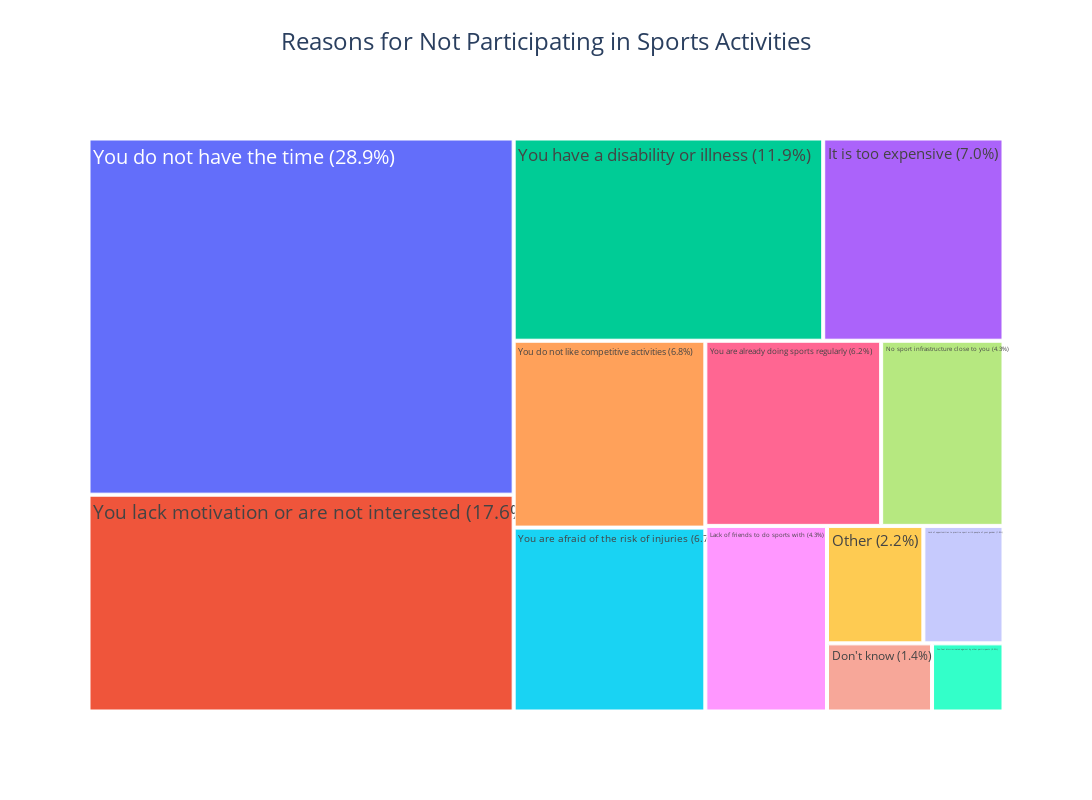

The notebook cell saved with this chart:
### Code cell
# Create a treemap using Plotly Express
# Calculate percentages
df.columns = ['Reason', 'Count']
df['Percentage'] = (df['Count'] / df['Count'].sum()) * 100

# Create a treemap with larger font size and percentages
fig = px.treemap(df, path=['Reason'], values='Count', title='Reasons for Not Participating in Sports Activities')

# Update the layout to increase font size and display percentages
fig.update_traces(
    texttemplate='%{label} (%{percentParent:.1%})',
    textfont=dict(size=20) 
)
fig.update_layout(
    title_font_size=24,
    font=dict(size=20),
    autosize=True,
    title_x=0.5,
    width=1200,  
    height=800,   
    showlegend=True
)

fig.show()

### Figure 1 — Plotly figure (JSON) as saved in the notebook; plotly's stock layout.template omitted (floating-point values rounded to 4 significant figures)
{"data": [{"branchvalues": "total", "domain": {"x": [0, 1], "y": [0, 1]}, "hovertemplate": "labels=%{label}<br>Count=%{value}<br>parent=%{parent}<br>id=%{id}<extra></extra>", "ids": ["Don't know", "It is too expensive", "Lack of friends to do sports with", "Lack of opportunities to practice sport with people of your gender", "No sport infrastructure close to you", "Other", "You are already doing sports regularly", "You do not have the time", "You do not like competitive activities", "You feel discriminated against by other participants", "You have a disability or illness", "You lack motivation or are not interested", "You are afraid of the risk of injuries"], "labels": ["Don't know", "It is too expensive", "Lack of friends to do sports with", "Lack of opportunities to practice sport with people of your gender", "No sport infrastructure close to you", "Other", "You are already doing sports regularly", "You do not have the time", "You do not like competitive activities", "You feel discriminated against by other participants", "You have a disability or illness", "You lack motivation or are not interested", "You are afraid of the risk of injuries"], "name": "", "parents": ["", "", "", "", "", "", "", "", "", "", "", "", ""], "textfont": {"size": 20}, "texttemplate": "%{label} (%{percentParent:.1%})", "type": "treemap", "values": [507, 2583, 1600, 667, 1605, 802, 2306, 10729, 2538, 345, 4435, 6531, 2497]}], "layout": {"autosize": true, "font": {"size": 20}, "height": 800, "legend": {"tracegroupgap": 0}, "showlegend": true, "title": {"font": {"size": 24}, "text": "Reasons for Not Participating in Sports Activities", "x": 0.5}, "width": 1200}}
